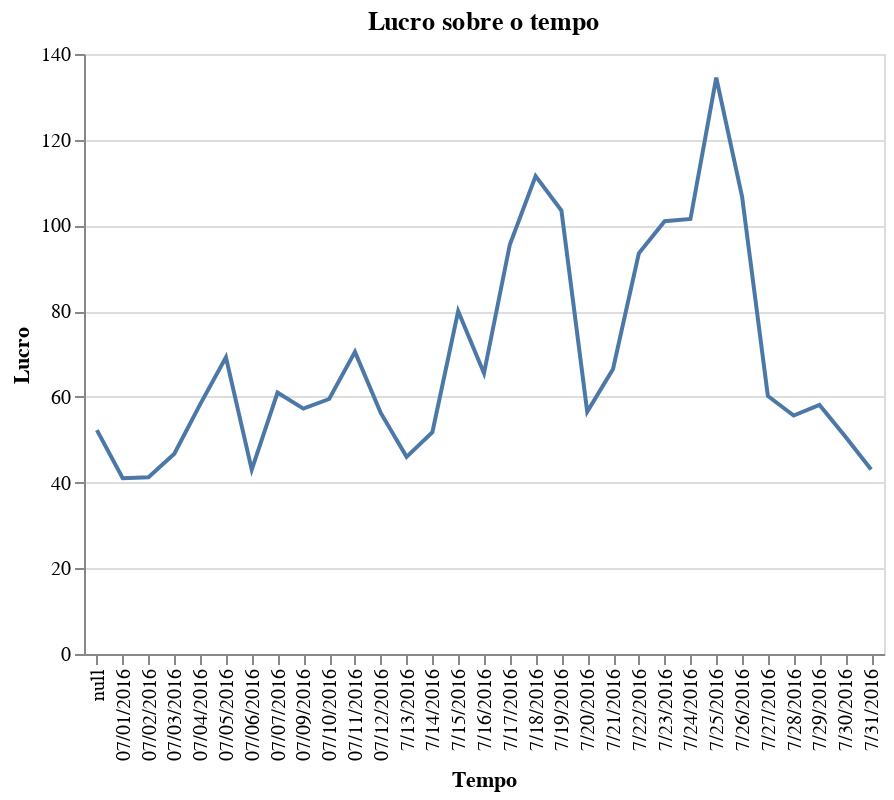

The notebook cell this image was saved under:
### Markdown cell above
# Exercício 10
Imprima um gráfico de linha que retorne o lucro ao longo do tempo

### Code cell
alt.Chart(lemonades).mark_line().encode(
    x= alt.X('Date', axis=alt.Axis(title='Tempo')),
    y= alt.Y('Revenue', axis=alt.Axis(title='Lucro'))
).properties(
    title="Lucro sobre o tempo"
)

### Figure 1 — Vega-Lite specification as saved in the notebook (floating-point values rounded to 4 significant figures)
{"$schema": "https://vega.github.io/schema/vega-lite/v3.4.0.json", "config": {"mark": {"tooltip": null}, "view": {"height": 300, "width": 400}}, "data": {"name": "data-391fc2a61788e6946a1f8fee2d43d418"}, "datasets": {"data-391fc2a61788e6946a1f8fee2d43d418": [{"Date": "07/12/2016", "Leaflets": 99, "Lemon": 130, "Location": "Beach", "Orange": 95, "Price": 0.25, "Rank": 31.5, "Revenue": 56.25, "Sales": 225, "Temperature": 84}, {"Date": "7/25/2016", "Leaflets": 135, "Lemon": 156, "Location": "Park", "Orange": 113, "Price": 0.5, "Rank": 31.5, "Revenue": 134.5, "Sales": 269, "Temperature": 84}, {"Date": "07/11/2016", "Leaflets": 135, "Lemon": 162, "Location": "Beach", "Orange": 120, "Price": 0.25, "Rank": 29.5, "Revenue": 70.5, "Sales": 282, "Temperature": 83}, {"Date": "7/26/2016", "Leaflets": 158, "Lemon": 176, "Location": "Park", "Orange": 129, "Price": 0.35, "Rank": 29.5, "Revenue": 106.8, "Sales": 305, "Temperature": 83}, {"Date": "7/31/2016", "Leaflets": 68, "Lemon": 76, "Location": "Beach", "Orange": 47, "Price": 0.35, "Rank": 24.5, "Revenue": 43.05, "Sales": 123, "Temperature": 82}, {"Date": null, "Leaflets": 113, "Lemon": 123, "Location": "Beach", "Orange": 86, "Price": 0.25, "Rank": 24.5, "Revenue": 52.25, "Sales": 209, "Temperature": 82}, {"Date": "07/10/2016", "Leaflets": 131, "Lemon": 140, "Location": "Beach", "Orange": 98, "Price": 0.25, "Rank": 24.5, "Revenue": 59.5, "Sales": 238, "Temperature": 82}, {"Date": "07/06/2016", "Leaflets": 90, "Lemon": 103, "Location": "Beach", "Orange": 69, "Price": 0.25, "Rank": 24.5, "Revenue": 43, "Sales": 172, "Temperature": 82}, {"Date": "07/06/2016", "Leaflets": 90, "Lemon": 103, "Location": "Beach", "Orange": 69, "Price": 0.25, "Rank": 24.5, "Revenue": 43, "Sales": 172, "Temperature": 82}, {"Date": "7/30/2016", "Leaflets": 81, "Lemon": 88, "Location": "Beach", "Orange": 57, "Price": 0.35, "Rank": 24.5, "Revenue": 50.75, "Sales": 145, "Temperature": 82}, {"Date": "7/24/2016", "Leaflets": 117, "Lemon": 121, "Location": "Park", "Orange": 82, "Price": 0.5, "Rank": 24.5, "Revenue": 101.5, "Sales": 203, "Temperature": 82}, {"Date": "7/28/2016", "Leaflets": 90, "Lemon": 96, "Location": "Park", "Orange": 63, "Price": 0.35, "Rank": 24.5, "Revenue": 55.65, "Sales": 159, "Temperature": 82}, {"Date": "7/29/2016", "Leaflets": 95, "Lemon": 100, "Location": "Park", "Orange": 66, "Price": 0.35, "Rank": 18.5, "Revenue": 58.1, "Sales": 166, "Temperature": 81}, {"Date": "7/18/2016", "Leaflets": 122, "Lemon": 131, "Location": "Park", "Orange": 92, "Price": 0.5, "Rank": 18.5, "Revenue": 111.5, "Sales": 223, "Temperature": 81}, {"Date": "07/07/2016", "Leaflets": 135, "Lemon": 143, "Location": "Beach", "Orange": 101, "Price": 0.25, "Rank": 18.5, "Revenue": 61, "Sales": 244, "Temperature": 81}, {"Date": "7/23/2016", "Leaflets": 117, "Lemon": 120, "Location": "Park", "Orange": 82, "Price": 0.5, "Rank": 18.5, "Revenue": 101, "Sales": 202, "Temperature": 81}, {"Date": "07/09/2016", "Leaflets": 126, "Lemon": 134, "Location": "Beach", "Orange": 95, "Price": 0.25, "Rank": 15, "Revenue": 57.25, "Sales": 229, "Temperature": 80}, {"Date": "7/27/2016", "Leaflets": 99, "Lemon": 104, "Location": "Park", "Orange": 68, "Price": 0.35, "Rank": 15, "Revenue": 60.2, "Sales": 172, "Temperature": 80}, {"Date": "7/22/2016", "Leaflets": 108, "Lemon": 112, "Location": "Park", "Orange": 75, "Price": 0.5, "Rank": 15, "Revenue": 93.5, "Sales": 187, "Temperature": 80}, {"Date": "07/05/2016", "Leaflets": 135, "Lemon": 159, "Location": "Beach", "Orange": 118, "Price": 0.25, "Rank": 12, "Revenue": 69.25, "Sales": 277, "Temperature": 78}, {"Date": "7/19/2016", "Leaflets": 113, "Lemon": 122, "Location": "Park", "Orange": 85, "Price": 0.5, "Rank": 12, "Revenue": 103.5, "Sales": 207, "Temperature": 78}, {"Date": "7/14/2016", "Leaflets": 113, "Lemon": 122, "Location": "Beach", "Orange": 85, "Price": 0.25, "Rank": 12, "Revenue": 51.75, "Sales": 207, "Temperature": 78}, {"Date": "7/17/2016", "Leaflets": 126, "Lemon": 115, "Location": "Beach", "Orange": 76, "Price": 0.5, "Rank": 9, "Revenue": 95.5, "Sales": 191, "Temperature": 77}, {"Date": "7/21/2016", "Leaflets": 90, "Lemon": 83, "Location": "Park", "Orange": 50, "Price": 0.5, "Rank": 9, "Revenue": 66.5, "Sales": 133, "Temperature": 77}, {"Date": "7/13/2016", "Leaflets": 99, "Lemon": 109, "Location": "Beach", "Orange": 75, "Price": 0.25, "Rank": 9, "Revenue": 46, "Sales": 184, "Temperature": 77}, {"Date": "07/04/2016", "Leaflets": 98, "Lemon": 134, "Location": "Beach", "Orange": 99, "Price": 0.25, "Rank": 7, "Revenue": 58.25, "Sales": 233, "Temperature": 76}, {"Date": "7/15/2016", "Leaflets": 108, "Lemon": 98, "Location": "Beach", "Orange": 62, "Price": 0.5, "Rank": 6, "Revenue": 80, "Sales": 160, "Temperature": 75}, {"Date": "7/16/2016", "Leaflets": 90, "Lemon": 81, "Location": "Beach", "Orange": 50, "Price": 0.5, "Rank": 5, "Revenue": 65.5, "Sales": 131, "Temperature": 74}, {"Date": "07/02/2016", "Leaflets": 90, "Lemon": 98, "Location": "Park", "Orange": 67, "Price": 0.25, "Rank": 4, "Revenue": 41.25, "Sales": 165, "Temperature": 72}, {"Date": "07/03/2016", "Leaflets": 104, "Lemon": 110, "Location": "Park", "Orange": 77, "Price": 0.25, "Rank": 3, "Revenue": 46.75, "Sales": 187, "Temperature": 71}, {"Date": "7/20/2016", "Leaflets": 108.5, "Lemon": 71, "Location": "Park", "Orange": 42, "Price": 0.5, "Rank": 1.5, "Revenue": 56.5, "Sales": 113, "Temperature": 70}, {"Date": "07/01/2016", "Leaflets": 90, "Lemon": 97, "Location": "Park", "Orange": 67, "Price": 0.25, "Rank": 1.5, "Revenue": 41, "Sales": 164, "Temperature": 70}]}, "encoding": {"x": {"axis": {"title": "Tempo"}, "field": "Date", "type": "nominal"}, "y": {"axis": {"title": "Lucro"}, "field": "Revenue", "type": "quantitative"}}, "mark": "line", "title": "Lucro sobre o tempo"}
